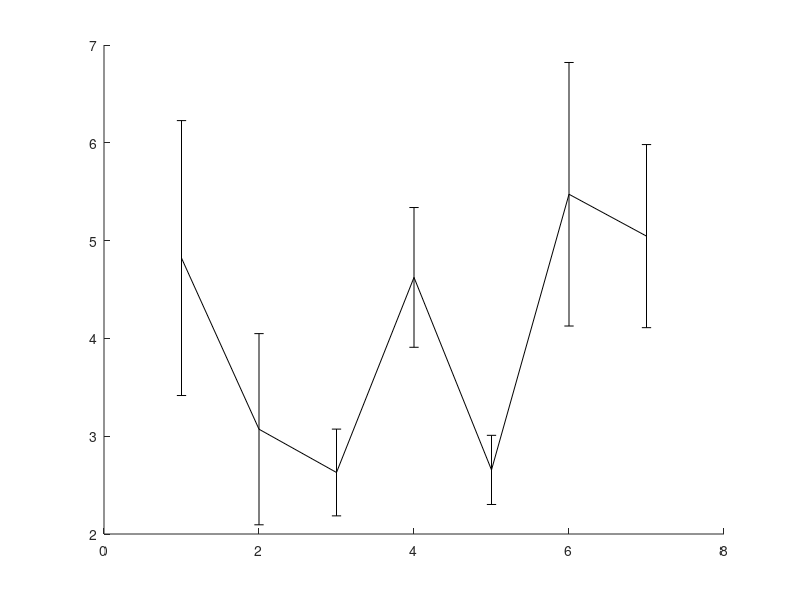

Write the MATLAB code that produced this figure. (Note: this script raises an error after producing the figure.)

% In all trials, d = 2.8
% last updated: 12/12/17

clear all
clc

d = 1.6;


%%
planners = {'CBiRRT','RRT'};
plannerType = planners{2};
switch plannerType
    case 'CBiRRT'
        D = load('Benchmark_CBiRRT_dimpca.txt');
        fprintf('Failures: \t%.1f\n', 100-sum(D(:,2))/size(D,1)*100);
        D = D(D(:,2)==1,:);
        
        Dwo = load('Benchmark_CBiRRT_wo.txt');
        Dwo = Dwo(Dwo(:,1)==1,:);
        t_wo = mean(Dwo(:,3));
        clear Dwo
    case 'RRT'
        %D = load('Benchmark_RRT_envI_knn.txt');
        %D = load('Benchmark_RRT_envI_minTree.txt');
        %D = load('Benchmark_RRT_envI_nnR.txt');
        D = load('Benchmark_RRT_dimpca.txt');
        fprintf('Failures: \t%.1f\n', 100-sum(D(:,2))/size(D,1)*100);
        D = D(D(:,2)==1,:);
        
        Dwo = load('Benchmark_RRT_wo.txt');
        Dwo = Dwo(Dwo(:,1)==1,:);
        t_wo = mean(Dwo(:,3));
        clear Dwo
end

%%
disp(['Results for ' plannerType ':']);

%%
%%

r = sort(unique(D(:,1)));
for i = 1:length(r)
    M = D(D(:,1)==r(i), 1:end);
    t(i) = mean(M(:,4));
    t_ste(i) = std(M(:,4))/sqrt(size(M,1));
end

[tmin, im] = min(t);

%%
h = figure(1);
clf
errorbar(r,t,t_ste,'-k','linewidth',2);
hold on
plot(xlim, t_wo*[1 1], ':k','linewidth',2);
hold off
ylabel('mean runtime [msec]');
xlabel('number of eigenvectors for reconstruction');%'k-nearest neighbors');
legend('w/ PCA','w/o PCA');

%%
fprintf('%d results for each k.\n', floor(size(D,1)/length(r)));
fprintf('k = %.1f provides the minimum runtime of: %.2f sec.\n', r(im), tmin);
fprintf('Best speed-up: %.2f.\n', t_wo/min(t));

